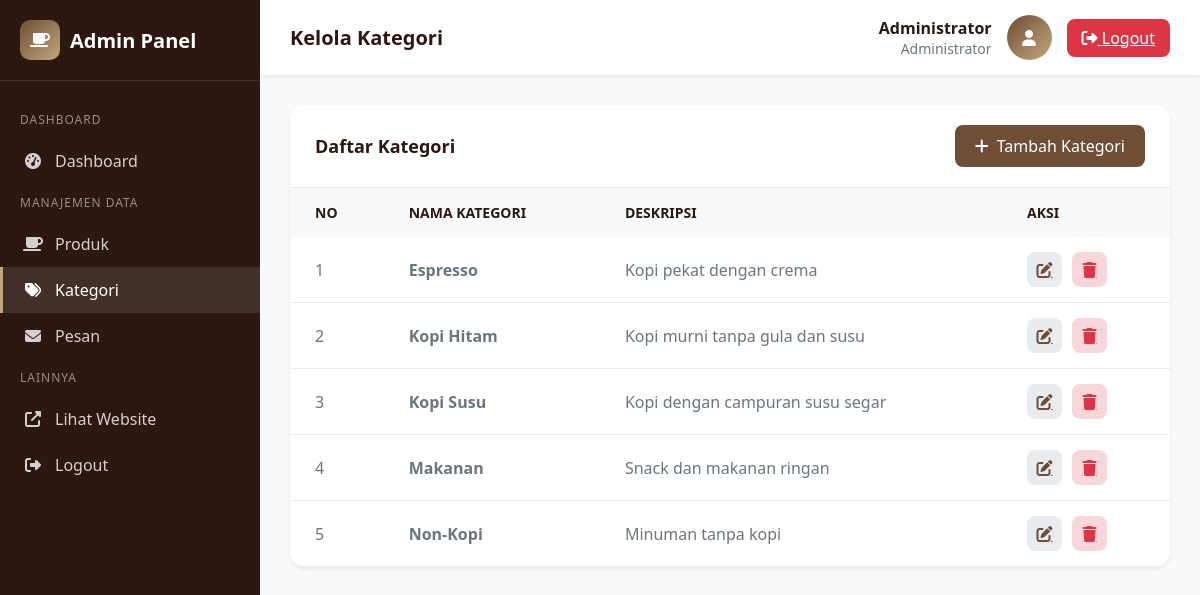
Page /admin/categories/index.php (signed in) on the committed database.
### tables this page shows
CREATE TABLE IF NOT EXISTS categories (
    id INT PRIMARY KEY AUTO_INCREMENT,
    nama_kategori VARCHAR(100) NOT NULL,
    deskripsi TEXT,
    gambar VARCHAR(255),
    created_at TIMESTAMP DEFAULT CURRENT_TIMESTAMP
);

### config/functions.php (called while the page is built, shortened)
<?php
require_once 'database.php';
function getAllCategories()
{
    global $conn;
    $result = $conn->query("SELECT * FROM categories ORDER BY nama_kategori ASC");
    return $result->fetch_all(MYSQLI_ASSOC);
}

### admin/categories/index.php (the view, shortened to what this page needs)
<?php
require_once '../../config/functions.php';
$categories = getAllCategories();
?>
<!DOCTYPE html>
<html lang="id">
<head>
    <link rel="stylesheet" href="https://cdnjs.cloudflare.com/ajax/libs/font-awesome/6.4.0/css/all.min.css">
</head>
<body>
    <aside class="sidebar">
        <div class="sidebar-brand">
            <div class="logo-icon"><i class="fas fa-coffee"></i></div>
            <span>Admin Panel</span>
        </div>
        <nav class="sidebar-menu">
            <div class="menu-section">Dashboard</div>
            <a href="../index.php" class="menu-item">
                <i class="fas fa-tachometer-alt"></i>
                <span>Dashboard</span>
            </a>
            <div class="menu-section">Manajemen Data</div>
            <a href="../products/index.php" class="menu-item">
                <i class="fas fa-coffee"></i>
                <span>Produk</span>
            </a>
            <a href="index.php" class="menu-item active">
                <i class="fas fa-tags"></i>
                <span>Kategori</span>
            </a>
            <a href="../messages/index.php" class="menu-item">
                <i class="fas fa-envelope"></i>
                <span>Pesan</span>
            </a>
            <div class="menu-section">Lainnya</div>
            <a href="../../index.php" class="menu-item" target="_blank">
                <i class="fas fa-external-link-alt"></i>
                <span>Lihat Website</span>
            </a>
            <a href="../logout.php" class="menu-item">
                <i class="fas fa-sign-out-alt"></i>
                <span>Logout</span>
            </a>
        </nav>
    </aside>
    <main class="main-content">
        <header class="admin-header">
            <h1 class="header-title">Kelola Kategori</h1>
            <div class="header-user">
                <div class="user-info">
                    <div class="user-name">
                        <?= $_SESSION['admin_nama'] ?>
                    </div>
                    <div class="user-role">Administrator</div>
                </div>
                <div class="user-avatar"><i class="fas fa-user"></i></div>
                <a href="../logout.php" class="btn-logout"><i class="fas fa-sign-out-alt"></i> Logout</a>
            </div>
        </header>
        <div class="content">
            <div class="card">
                <div class="card-header">
                    <h2 class="card-title">Daftar Kategori</h2>
                    <a href="add.php" class="btn-add">
                        <i class="fas fa-plus"></i> Tambah Kategori
                    </a>
                </div>
                <?php if (count($categories) > 0): ?>
                    <table class="table">
                        <thead>
                            <tr>
                                <th>No</th>
                                <th>Nama Kategori</th>
                                <th>Deskripsi</th>
                                <th>Aksi</th>
                            </tr>
                        </thead>
                        <tbody>
                            <?php foreach ($categories as $index => $cat): ?>
                                <tr>
                                    <td>
                                        <?= $index + 1 ?>
                                    </td>
                                    <td><strong>
                                            <?= $cat['nama_kategori'] ?>
                                        </strong></td>
                                    <td>
                                        <?= $cat['deskripsi'] ?>
                                    </td>
                                    <td>
                                        <div class="action-btns">
                                            <a href="edit.php?id=<?= $cat['id'] ?>" class="btn-action btn-edit" title="Edit">
                                                <i class="fas fa-edit"></i>
                                            </a>
                                            <a href="index.php?delete=<?= $cat['id'] ?>" class="btn-action btn-delete"
                                                title="Hapus" onclick="return confirm('Yakin hapus kategori ini?')">
                                                <i class="fas fa-trash"></i>
                                            </a>
                                        </div>
                                    </td>
                                </tr>
                            <?php endforeach; ?>
                        </tbody>
                    </table>
                <?php endif; ?>
            </div>
        </div>
    </main>
</body>
</html>

### admin/categories/index.php (style rules this page uses)
:root { --primary: #6F4E37; --primary-dark: #5D4037; --dark: #2C1810; --white: #ffffff; --gray-100: #f8f9fa; --gray-200: #e9ecef; --gray-600: #6c757d; --danger: #dc3545; --shadow: 0 0.125rem 0.25rem rgba(0, 0, 0, 0.075); }
* { margin: 0; padding: 0; box-sizing: border-box; }
body { font-family: 'Segoe UI', Tahoma, Geneva, Verdana, sans-serif; background: var(--gray-100); min-height: 100vh; }
.sidebar { position: fixed; top: 0; left: 0; width: 260px; height: 100vh; background: var(--dark); color: var(--white); z-index: 100; }
.sidebar-brand { padding: 20px; display: flex; align-items: center; gap: 10px; border-bottom: 1px solid rgba(255, 255, 255, 0.1); }
.sidebar-brand .logo-icon { width: 40px; height: 40px; background: linear-gradient(135deg, var(--primary), #C4A77D); border-radius: 10px; display: flex; align-items: center; justify-content: center; }
.sidebar-brand span { font-size: 1.25rem; font-weight: 700; }
.sidebar-menu { padding: 20px 0; }
.menu-section { padding: 10px 20px; font-size: 0.75rem; text-transform: uppercase; color: rgba(255, 255, 255, 0.5); letter-spacing: 1px; }
.menu-item { padding: 12px 20px; display: flex; align-items: center; gap: 12px; color: rgba(255, 255, 255, 0.8); text-decoration: none; transition: all 0.3s; border-left: 3px solid transparent; }
.menu-item:hover, .menu-item.active { background: rgba(255, 255, 255, 0.1); color: var(--white); border-left-color: #C4A77D; }
.menu-item i { width: 20px; text-align: center; }
.main-content { margin-left: 260px; min-height: 100vh; }
.admin-header { background: var(--white); padding: 15px 30px; display: flex; justify-content: space-between; align-items: center; box-shadow: var(--shadow); }
.header-title { font-size: 1.25rem; font-weight: 600; color: var(--dark); }
.header-user { display: flex; align-items: center; gap: 15px; }
.user-info { text-align: right; }
.user-name { font-weight: 600; color: var(--dark); }
.user-role { font-size: 0.875rem; color: var(--gray-600); }
.user-avatar { width: 45px; height: 45px; background: linear-gradient(135deg, var(--primary), #C4A77D); border-radius: 50%; display: flex; align-items: center; justify-content: center; color: var(--white); }
.btn-logout { padding: 8px 15px; background: var(--danger); color: var(--white); border: none; border-radius: 8px; cursor: pointer; }
.content { padding: 30px; }
.card { background: var(--white); border-radius: 15px; box-shadow: var(--shadow); overflow: hidden; }
.card-header { padding: 20px 25px; border-bottom: 1px solid var(--gray-200); display: flex; justify-content: space-between; align-items: center; }
.card-title { font-size: 1.125rem; font-weight: 600; color: var(--dark); }
.btn-add { padding: 10px 20px; background: var(--primary); color: var(--white); border: none; border-radius: 8px; font-weight: 500; cursor: pointer; text-decoration: none; display: inline-flex; align-items: center; gap: 8px; }
.table { width: 100%; border-collapse: collapse; }
.table th, .table td { padding: 15px 25px; text-align: left; }
.table th { background: var(--gray-100); font-weight: 600; color: var(--dark); font-size: 0.875rem; text-transform: uppercase; }
.table td { border-bottom: 1px solid var(--gray-200); color: var(--gray-600); }
.action-btns { display: flex; gap: 10px; }
.btn-action { width: 35px; height: 35px; border: none; border-radius: 8px; cursor: pointer; display: flex; align-items: center; justify-content: center; transition: all 0.3s; }
.btn-edit { background: #e9ecef; color: var(--primary); }
.btn-delete { background: #f8d7da; color: var(--danger); }

### rows in the picture
categories: nama_kategori "Espresso", deskripsi "Kopi pekat dengan crema"
categories: nama_kategori "Kopi Hitam", deskripsi "Kopi murni tanpa gula dan susu"
categories: nama_kategori "Kopi Susu", deskripsi "Kopi dengan campuran susu segar"
categories: nama_kategori "Makanan", deskripsi "Snack dan makanan ringan"
categories: nama_kategori "Non-Kopi", deskripsi "Minuman tanpa kopi"

### other values in the picture
$_SESSION['admin_nama'] "Administrator"
